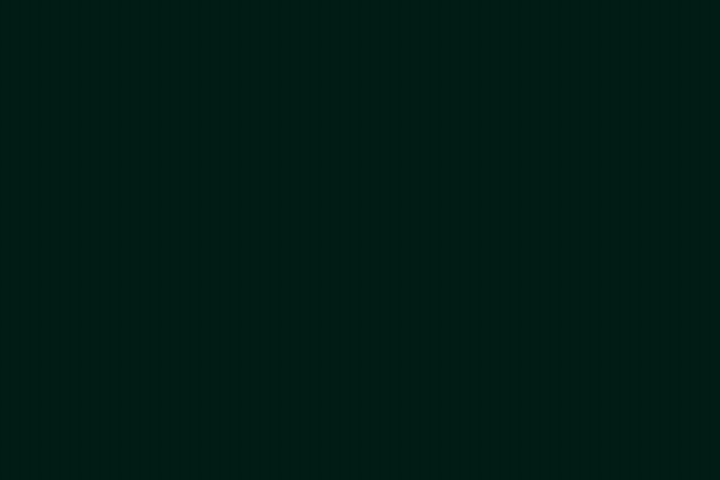
Frame 1 (no input)
Frame 60 (no input): identical to frame 1, image omitted
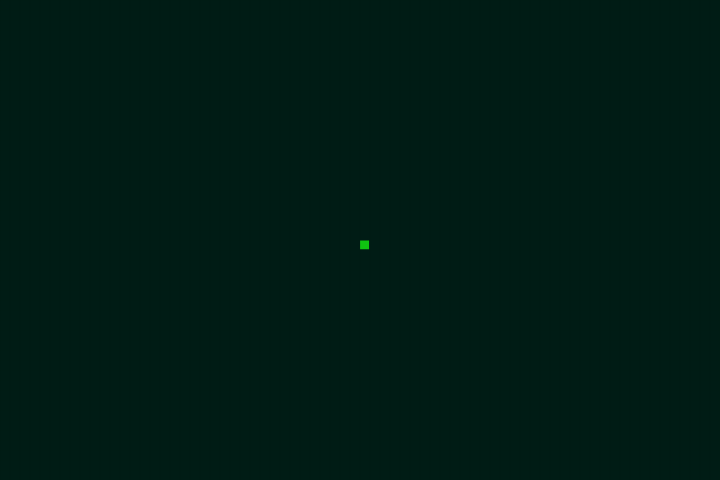
Frame 120 (the mouse pressed at the canvas centre since frame 60)

The p5.js sketch that drew these frames (run headless with seeded random() and noise() and a simulated clock; from frame 60 on, the mouse is pressed at the canvas centre):

// p5.js sketch
// ── sketch.js
var celulas=[];
var tamanho_celulas=10;
var linhas;
var colunas;
const COR_ESCURA="#001c15";
const COR_CLARA="#0Fc411";

function setup() {
  canva=createCanvas(720,480);
  linhas=height/tamanho_celulas;
  colunas=width/tamanho_celulas;
  for(let i=0;i<linhas;i++){
    celulas[i]=[];
    for(let j=0;j<colunas;j++){
      celulas[i][j]=false;
    }
  }
  print(celulas);
  button = createButton('Limpar Tudo');
  button.size(150,40);
  
}

function draw() {
  clear();
  background(COR_ESCURA);
  for(let i=0;i<linhas;i++){
    for(let j=0;j<colunas;j++){
      stroke(COR_ESCURA);
      if(celulas[i][j]){
        fill(COR_CLARA);
      }else{
        noFill();
      }
      rect(j*tamanho_celulas,i*tamanho_celulas,tamanho_celulas);
    }
  }
  button.mousePressed(limpaCelulas);
  button.position(windowWidth/2-button.width/2,height+120);
}

function mousePressed(){
  if(mouseX>0&&mouseX<width&&mouseY>0&&mouseY<height){
    let celulaX=floor(mouseX/tamanho_celulas);
    let celulaY=floor(mouseY/tamanho_celulas);
    celulas[celulaY][celulaX]=!celulas[celulaY][celulaX];
  }
}

function limpaCelulas(){
  for(let i=0;i<linhas;i++){
    celulas[i]=[];
    for(let j=0;j<colunas;j++){
      celulas[i][j]=false;
    }
  }
}
